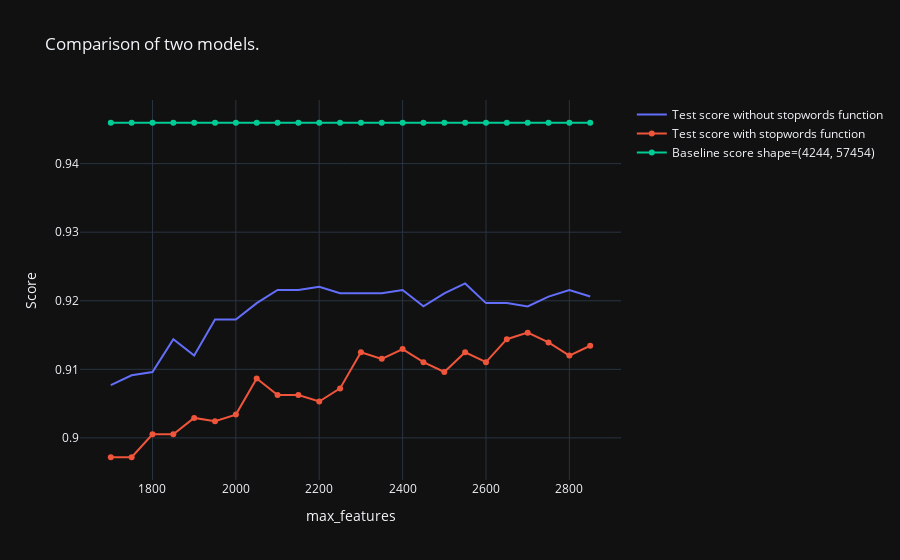

Here is the notebook cell this chart was saved with:
### Code cell
fig = go.Figure()
fig.add_trace(go.Scatter(x=list(range(min_value,max_value, step_value)), y=score_test_lst,
                    mode='lines',
                    name='Test score without stopwords function'))
fig.add_trace(go.Scatter(x=list(range(min_value,max_value, step_value)), y=score_test_lst2,
                    mode='lines+markers',
                    name='Test score with stopwords function'))
fig.add_trace(go.Scatter(x=list(range(min_value,max_value, step_value)), y=[base_line]*(max_value-min_value),
                    mode='lines+markers',
                    name=f'Baseline score shape={t_shape}'))

fig.update_layout(title='Comparison of two models.',
                   xaxis_title='max_features',
                   yaxis_title='Score')
fig.show()

### Figure 1 — Plotly figure (JSON) as saved in the notebook; plotly's stock layout.template omitted (floating-point values rounded to 4 significant figures; data arrays with more than 128 entries replaced by an {"elided": "..."} marker saying what was removed)
{"data": [{"mode": "lines", "name": "Test score without stopwords function", "x": [1700, 1750, 1800, 1850, 1900, 1950, 2000, 2050, 2100, 2150, 2200, 2250, 2300, 2350, 2400, 2450, 2500, 2550, 2600, 2650, 2700, 2750, 2800, 2850], "y": [0.9077, 0.9091, 0.9096, 0.9144, 0.912, 0.9173, 0.9173, 0.9197, 0.9216, 0.9216, 0.922, 0.9211, 0.9211, 0.9211, 0.9216, 0.9192, 0.9211, 0.9225, 0.9197, 0.9197, 0.9192, 0.9206, 0.9216, 0.9206], "type": "scatter"}, {"mode": "lines+markers", "name": "Test score with stopwords function", "x": [1700, 1750, 1800, 1850, 1900, 1950, 2000, 2050, 2100, 2150, 2200, 2250, 2300, 2350, 2400, 2450, 2500, 2550, 2600, 2650, 2700, 2750, 2800, 2850], "y": [0.8972, 0.8972, 0.9005, 0.9005, 0.9029, 0.9024, 0.9034, 0.9087, 0.9063, 0.9063, 0.9053, 0.9072, 0.9125, 0.9115, 0.913, 0.911, 0.9096, 0.9125, 0.911, 0.9144, 0.9154, 0.9139, 0.912, 0.9134], "type": "scatter"}, {"mode": "lines+markers", "name": "Baseline score shape=(4244, 57454)", "x": [1700, 1750, 1800, 1850, 1900, 1950, 2000, 2050, 2100, 2150, 2200, 2250, 2300, 2350, 2400, 2450, 2500, 2550, 2600, 2650, 2700, 2750, 2800, 2850], "y": {"elided": "1200 float values"}, "type": "scatter"}], "layout": {"title": {"text": "Comparison of two models."}, "xaxis": {"title": {"text": "max_features"}}, "yaxis": {"title": {"text": "Score"}}}}
